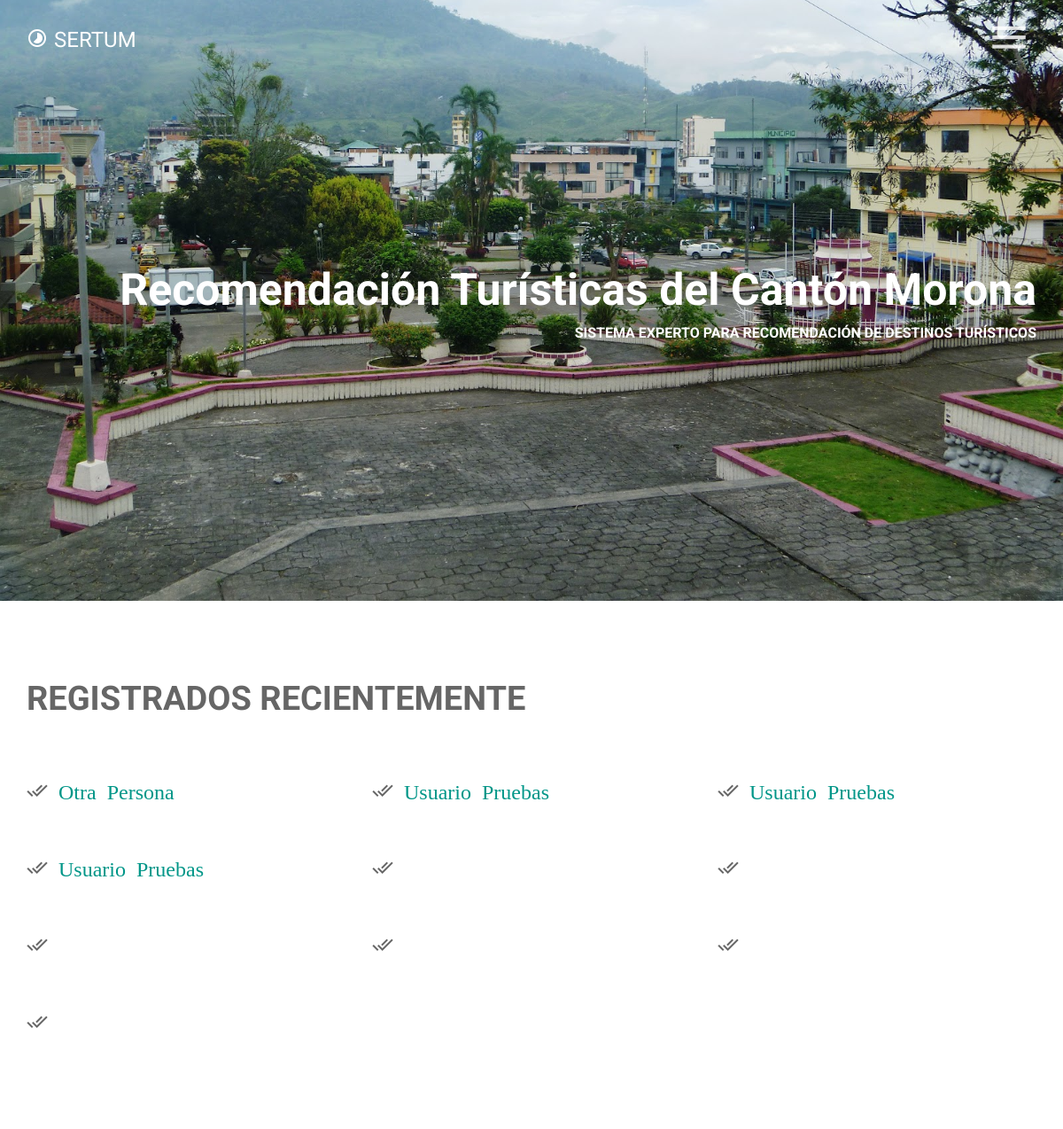
/usuario/validar/ (signed in, upper part), run on an earlier commit of the app's database.
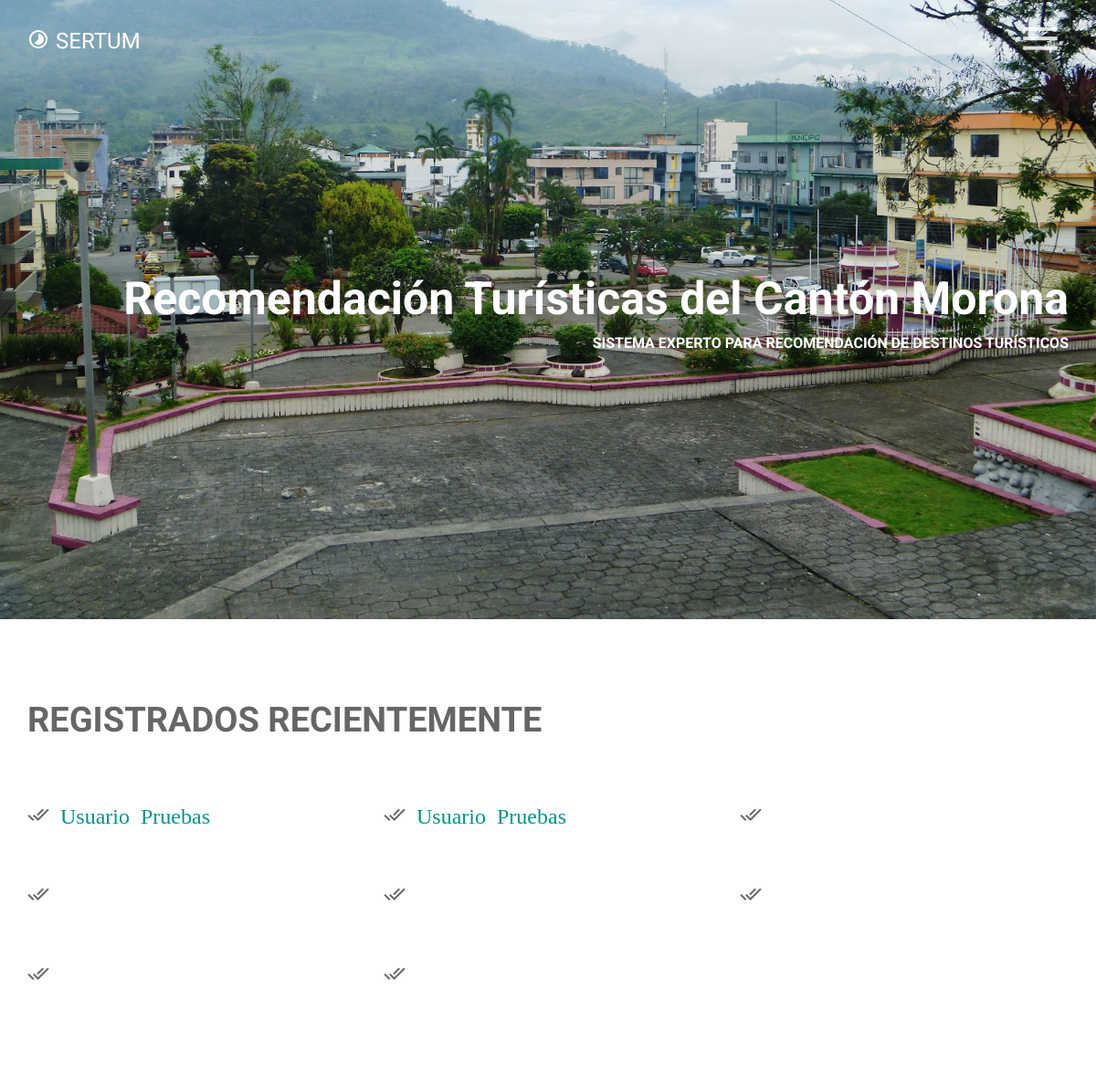
And on a later commit of the database.
### usuario/models.py (models this page shows, shortened)
class User(models.Model):
    user = models.OneToOneField(Usuario, related_name='profile')
    has_add_center = models.BooleanField(default=False)
    reason_to_validate = models.TextField(blank=True)
    def get_full_name(self):
        return self.user.get_full_name()
    class Meta:
        permissions = (
            ('add_center', 'Puede Crear Centros Turísticos'),
        )

### usuario/views.py (the view)
# urls.py: url(r'^usuario/validar/$', ValidationUserListView.as_view(), name='listar_sin_permisos'),
class ValidationUserListView(ListView):
    model = Profile
    template_name = "validate_user_list.html"
    context_object_name = 'usuarios'
    @method_decorator(staff_member_required)
    def dispatch(self, *args, **kwargs):
        return super(ValidationUserListView, self).dispatch(*args, **kwargs)
    def get_queryset(self):
        queryset = self.model.objects.filter(has_add_center=False)
        return queryset

### centro/models.py (called while the page is built)
    def __str__(self):
        return self.name

### usuario/templates/validate_user_list.html (shortened to what this page needs)
{% extends 'base.html' %}
{% block content_title %}
    Registrados Recientemente
{% endblock %}
{% block content %}
        {% for usuario in usuarios %}
                <div class="col-md-4 col-sm-6 wow fadeInDown" data-wow-duration="1000ms" data-wow-delay="300ms">
            <div class="features">
              <div class="">
                <i class="mdi-action-done-all"> <a href="{% url  'User:add_permission' usuario.pk %}">{{ usuario.get_full_name }}</a></i>
              </div>
             </div>
          </div>
        {% endfor %}
{% endblock %}

What changed in the data, as far as the page shows it:
no longer on this page (row edited): User: get_full_name "Otra Persona"
no longer on this page (row edited): User: get_full_name "Usuario Pruebas"
